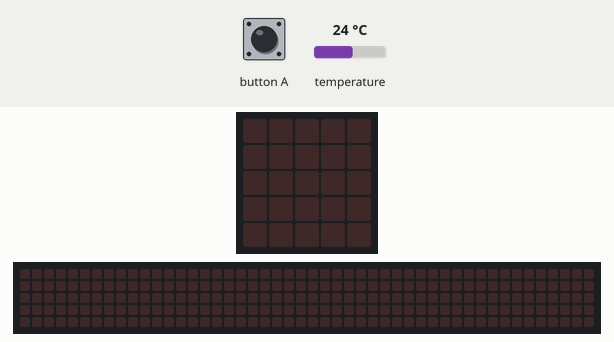
This program was run on a simulated Calliope mini (MakeCode). Parts: the board's 5×5 LED display, a strip that is not on the board, showing the scrolling text unrolled. The inputs (shaded band) are chosen by the test bench; at power-on: temperature 24 °C. The 48×5 strip is a reading aid, not a part: it shows the text the display is scrolling, unrolled, one strip-width of it at a time.

Above: at 1.2 s.
1.3 s: button A pressed for 0.15 s
At 1.67 s:
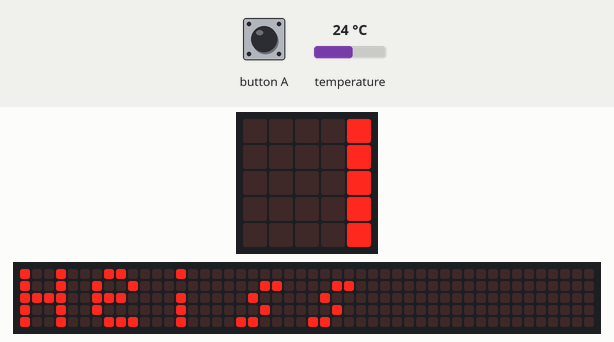
At 6.62 s:
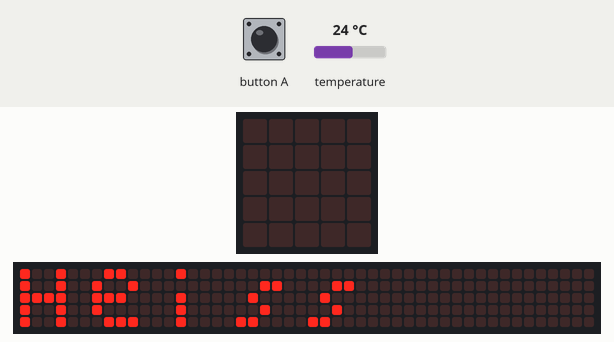
Timing chart, 0 to 8.1 s (numbered marks = the images above; inputs shaded):
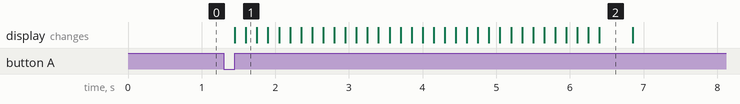

The program:

main.ts
```typescript
input.onButtonPressed(Button.A, function () {
    if (input.temperature() < 8) {
        basic.showString("Kalt")
    }
    if (input.temperature() >= 8 && input.temperature() <= 20) {
        basic.showString("angenehm")
    }
    if (input.temperature() > 20) {
        basic.showString("Heiss")
    }
})
```

test.ts
```typescript
// Hier kann man Tests durchführen; diese Datei wird nicht kompiliert, wenn dieses Paket als Erweiterung verwendet wird.
```

Measured:
- after the input at 1.3 s, the display: first changes after 0.15 s (image 1 shows a later state)
- what the display in image 2 shows lasts 0.5 s, from 6.4 s to 6.9 s
